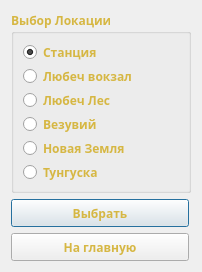
<?xml version="1.0" encoding="UTF-8"?>
<ui version="4.0">
 <class>QuestMap</class>
 <widget class="QDialog" name="QuestMap">
  <property name="geometry">
   <rect>
    <x>0</x>
    <y>0</y>
    <width>202</width>
    <height>272</height>
   </rect>
  </property>
  <property name="minimumSize">
   <size>
    <width>202</width>
    <height>272</height>
   </size>
  </property>
  <property name="maximumSize">
   <size>
    <width>202</width>
    <height>272</height>
   </size>
  </property>
  <property name="windowTitle">
   <string>Выбор Локации</string>
  </property>
  <property name="windowIcon">
   <iconset resource="infoco.qrc">
    <normaloff>:/img/sZOInfo.png</normaloff>:/img/sZOInfo.png</iconset>
  </property>
  <property name="styleSheet">
   <string notr="true">background-image: url(:/img/texture/main_maps.png);</string>
  </property>
  <layout class="QVBoxLayout" name="verticalLayout_2">
   <item>
    <widget class="QGroupBox" name="groupBox">
     <property name="palette">
      <palette>
       <active>
        <colorrole role="WindowText">
         <brush brushstyle="SolidPattern">
          <color alpha="255">
           <red>214</red>
           <green>183</green>
           <blue>67</blue>
          </color>
         </brush>
        </colorrole>
       </active>
       <inactive>
        <colorrole role="WindowText">
         <brush brushstyle="SolidPattern">
          <color alpha="255">
           <red>214</red>
           <green>183</green>
           <blue>67</blue>
          </color>
         </brush>
        </colorrole>
       </inactive>
       <disabled>
        <colorrole role="WindowText">
         <brush brushstyle="SolidPattern">
          <color alpha="255">
           <red>120</red>
           <green>120</green>
           <blue>120</blue>
          </color>
         </brush>
        </colorrole>
       </disabled>
      </palette>
     </property>
     <property name="font">
      <font>
       <family>Segoe Print</family>
       <pointsize>9</pointsize>
       <weight>75</weight>
       <bold>true</bold>
      </font>
     </property>
     <property name="styleSheet">
      <string notr="true">background-image: url(:/img/texture/texture.png);
border-image: url(:/img/texture/texture.png);</string>
     </property>
     <property name="title">
      <string>Выбор Локации</string>
     </property>
     <layout class="QVBoxLayout" name="verticalLayout">
      <item>
       <spacer name="verticalSpacer">
        <property name="orientation">
         <enum>Qt::Vertical</enum>
        </property>
        <property name="sizeHint" stdset="0">
         <size>
          <width>20</width>
          <height>40</height>
         </size>
        </property>
       </spacer>
      </item>
      <item>
       <widget class="QRadioButton" name="rBLoc0">
        <property name="palette">
         <palette>
          <active>
           <colorrole role="WindowText">
            <brush brushstyle="SolidPattern">
             <color alpha="255">
              <red>214</red>
              <green>183</green>
              <blue>67</blue>
             </color>
            </brush>
           </colorrole>
           <colorrole role="Dark">
            <brush brushstyle="SolidPattern">
             <color alpha="255">
              <red>214</red>
              <green>183</green>
              <blue>67</blue>
             </color>
            </brush>
           </colorrole>
           <colorrole role="Text">
            <brush brushstyle="SolidPattern">
             <color alpha="255">
              <red>0</red>
              <green>0</green>
              <blue>0</blue>
             </color>
            </brush>
           </colorrole>
           <colorrole role="ButtonText">
            <brush brushstyle="SolidPattern">
             <color alpha="255">
              <red>0</red>
              <green>0</green>
              <blue>0</blue>
             </color>
            </brush>
           </colorrole>
          </active>
          <inactive>
           <colorrole role="WindowText">
            <brush brushstyle="SolidPattern">
             <color alpha="255">
              <red>214</red>
              <green>183</green>
              <blue>67</blue>
             </color>
            </brush>
           </colorrole>
           <colorrole role="Dark">
            <brush brushstyle="SolidPattern">
             <color alpha="255">
              <red>214</red>
              <green>183</green>
              <blue>67</blue>
             </color>
            </brush>
           </colorrole>
           <colorrole role="Text">
            <brush brushstyle="SolidPattern">
             <color alpha="255">
              <red>0</red>
              <green>0</green>
              <blue>0</blue>
             </color>
            </brush>
           </colorrole>
           <colorrole role="ButtonText">
            <brush brushstyle="SolidPattern">
             <color alpha="255">
              <red>0</red>
              <green>0</green>
              <blue>0</blue>
             </color>
            </brush>
           </colorrole>
          </inactive>
          <disabled>
           <colorrole role="WindowText">
            <brush brushstyle="SolidPattern">
             <color alpha="255">
              <red>214</red>
              <green>183</green>
              <blue>67</blue>
             </color>
            </brush>
           </colorrole>
           <colorrole role="Dark">
            <brush brushstyle="SolidPattern">
             <color alpha="255">
              <red>214</red>
              <green>183</green>
              <blue>67</blue>
             </color>
            </brush>
           </colorrole>
           <colorrole role="Text">
            <brush brushstyle="SolidPattern">
             <color alpha="255">
              <red>214</red>
              <green>183</green>
              <blue>67</blue>
             </color>
            </brush>
           </colorrole>
           <colorrole role="ButtonText">
            <brush brushstyle="SolidPattern">
             <color alpha="255">
              <red>214</red>
              <green>183</green>
              <blue>67</blue>
             </color>
            </brush>
           </colorrole>
          </disabled>
         </palette>
        </property>
        <property name="font">
         <font>
          <family>Segoe Print</family>
          <pointsize>9</pointsize>
          <weight>75</weight>
          <bold>true</bold>
         </font>
        </property>
        <property name="styleSheet">
         <string notr="true"/>
        </property>
        <property name="text">
         <string>Станция</string>
        </property>
        <property name="checked">
         <bool>true</bool>
        </property>
       </widget>
      </item>
      <item>
       <widget class="QRadioButton" name="rBLoc1">
        <property name="palette">
         <palette>
          <active>
           <colorrole role="WindowText">
            <brush brushstyle="SolidPattern">
             <color alpha="255">
              <red>214</red>
              <green>183</green>
              <blue>67</blue>
             </color>
            </brush>
           </colorrole>
           <colorrole role="Dark">
            <brush brushstyle="SolidPattern">
             <color alpha="255">
              <red>214</red>
              <green>183</green>
              <blue>67</blue>
             </color>
            </brush>
           </colorrole>
           <colorrole role="Text">
            <brush brushstyle="SolidPattern">
             <color alpha="255">
              <red>0</red>
              <green>0</green>
              <blue>0</blue>
             </color>
            </brush>
           </colorrole>
           <colorrole role="ButtonText">
            <brush brushstyle="SolidPattern">
             <color alpha="255">
              <red>0</red>
              <green>0</green>
              <blue>0</blue>
             </color>
            </brush>
           </colorrole>
          </active>
          <inactive>
           <colorrole role="WindowText">
            <brush brushstyle="SolidPattern">
             <color alpha="255">
              <red>214</red>
              <green>183</green>
              <blue>67</blue>
             </color>
            </brush>
           </colorrole>
           <colorrole role="Dark">
            <brush brushstyle="SolidPattern">
             <color alpha="255">
              <red>214</red>
              <green>183</green>
              <blue>67</blue>
             </color>
            </brush>
           </colorrole>
           <colorrole role="Text">
            <brush brushstyle="SolidPattern">
             <color alpha="255">
              <red>0</red>
              <green>0</green>
              <blue>0</blue>
             </color>
            </brush>
           </colorrole>
           <colorrole role="ButtonText">
            <brush brushstyle="SolidPattern">
             <color alpha="255">
              <red>0</red>
              <green>0</green>
              <blue>0</blue>
             </color>
            </brush>
           </colorrole>
          </inactive>
          <disabled>
           <colorrole role="WindowText">
            <brush brushstyle="SolidPattern">
             <color alpha="255">
              <red>214</red>
              <green>183</green>
              <blue>67</blue>
             </color>
            </brush>
           </colorrole>
           <colorrole role="Dark">
            <brush brushstyle="SolidPattern">
             <color alpha="255">
              <red>214</red>
              <green>183</green>
              <blue>67</blue>
             </color>
            </brush>
           </colorrole>
           <colorrole role="Text">
            <brush brushstyle="SolidPattern">
             <color alpha="255">
              <red>214</red>
              <green>183</green>
              <blue>67</blue>
             </color>
            </brush>
           </colorrole>
           <colorrole role="ButtonText">
            <brush brushstyle="SolidPattern">
             <color alpha="255">
              <red>214</red>
              <green>183</green>
              <blue>67</blue>
             </color>
            </brush>
           </colorrole>
          </disabled>
         </palette>
        </property>
        <property name="font">
         <font>
          <family>Segoe Print</family>
          <pointsize>9</pointsize>
          <weight>75</weight>
          <bold>true</bold>
         </font>
        </property>
        <property name="styleSheet">
         <string notr="true"/>
        </property>
        <property name="text">
         <string>Любеч вокзал</string>
        </property>
       </widget>
      </item>
      <item>
       <widget class="QRadioButton" name="rBLoc2">
        <property name="palette">
         <palette>
          <active>
           <colorrole role="WindowText">
            <brush brushstyle="SolidPattern">
             <color alpha="255">
              <red>214</red>
              <green>183</green>
              <blue>67</blue>
             </color>
            </brush>
           </colorrole>
           <colorrole role="Dark">
            <brush brushstyle="SolidPattern">
             <color alpha="255">
              <red>214</red>
              <green>183</green>
              <blue>67</blue>
             </color>
            </brush>
           </colorrole>
           <colorrole role="Text">
            <brush brushstyle="SolidPattern">
             <color alpha="255">
              <red>0</red>
              <green>0</green>
              <blue>0</blue>
             </color>
            </brush>
           </colorrole>
           <colorrole role="ButtonText">
            <brush brushstyle="SolidPattern">
             <color alpha="255">
              <red>0</red>
              <green>0</green>
              <blue>0</blue>
             </color>
            </brush>
           </colorrole>
          </active>
          <inactive>
           <colorrole role="WindowText">
            <brush brushstyle="SolidPattern">
             <color alpha="255">
              <red>214</red>
              <green>183</green>
              <blue>67</blue>
             </color>
            </brush>
           </colorrole>
           <colorrole role="Dark">
            <brush brushstyle="SolidPattern">
             <color alpha="255">
              <red>214</red>
              <green>183</green>
              <blue>67</blue>
             </color>
            </brush>
           </colorrole>
           <colorrole role="Text">
            <brush brushstyle="SolidPattern">
             <color alpha="255">
              <red>0</red>
              <green>0</green>
              <blue>0</blue>
             </color>
            </brush>
           </colorrole>
           <colorrole role="ButtonText">
            <brush brushstyle="SolidPattern">
             <color alpha="255">
              <red>0</red>
              <green>0</green>
              <blue>0</blue>
             </color>
            </brush>
           </colorrole>
          </inactive>
          <disabled>
           <colorrole role="WindowText">
            <brush brushstyle="SolidPattern">
             <color alpha="255">
              <red>214</red>
              <green>183</green>
              <blue>67</blue>
             </color>
            </brush>
           </colorrole>
           <colorrole role="Dark">
            <brush brushstyle="SolidPattern">
             <color alpha="255">
              <red>214</red>
              <green>183</green>
              <blue>67</blue>
             </color>
            </brush>
           </colorrole>
           <colorrole role="Text">
            <brush brushstyle="SolidPattern">
             <color alpha="255">
              <red>214</red>
              <green>183</green>
              <blue>67</blue>
             </color>
            </brush>
           </colorrole>
           <colorrole role="ButtonText">
            <brush brushstyle="SolidPattern">
             <color alpha="255">
              <red>214</red>
              <green>183</green>
              <blue>67</blue>
             </color>
            </brush>
           </colorrole>
          </disabled>
         </palette>
        </property>
        <property name="font">
         <font>
          <family>Segoe Print</family>
          <pointsize>9</pointsize>
          <weight>75</weight>
          <bold>true</bold>
         </font>
        </property>
        <property name="text">
         <string>Любеч Лес</string>
        </property>
       </widget>
      </item>
      <item>
       <widget class="QRadioButton" name="rBLoc3">
        <property name="palette">
         <palette>
          <active>
           <colorrole role="WindowText">
            <brush brushstyle="SolidPattern">
             <color alpha="255">
              <red>214</red>
              <green>183</green>
              <blue>67</blue>
             </color>
            </brush>
           </colorrole>
           <colorrole role="Dark">
            <brush brushstyle="SolidPattern">
             <color alpha="255">
              <red>214</red>
              <green>183</green>
              <blue>67</blue>
             </color>
            </brush>
           </colorrole>
           <colorrole role="Text">
            <brush brushstyle="SolidPattern">
             <color alpha="255">
              <red>0</red>
              <green>0</green>
              <blue>0</blue>
             </color>
            </brush>
           </colorrole>
           <colorrole role="ButtonText">
            <brush brushstyle="SolidPattern">
             <color alpha="255">
              <red>0</red>
              <green>0</green>
              <blue>0</blue>
             </color>
            </brush>
           </colorrole>
          </active>
          <inactive>
           <colorrole role="WindowText">
            <brush brushstyle="SolidPattern">
             <color alpha="255">
              <red>214</red>
              <green>183</green>
              <blue>67</blue>
             </color>
            </brush>
           </colorrole>
           <colorrole role="Dark">
            <brush brushstyle="SolidPattern">
             <color alpha="255">
              <red>214</red>
              <green>183</green>
              <blue>67</blue>
             </color>
            </brush>
           </colorrole>
           <colorrole role="Text">
            <brush brushstyle="SolidPattern">
             <color alpha="255">
              <red>0</red>
              <green>0</green>
              <blue>0</blue>
             </color>
            </brush>
           </colorrole>
           <colorrole role="ButtonText">
            <brush brushstyle="SolidPattern">
             <color alpha="255">
              <red>0</red>
              <green>0</green>
              <blue>0</blue>
             </color>
            </brush>
           </colorrole>
          </inactive>
          <disabled>
           <colorrole role="WindowText">
            <brush brushstyle="SolidPattern">
             <color alpha="255">
              <red>214</red>
              <green>183</green>
              <blue>67</blue>
             </color>
            </brush>
           </colorrole>
           <colorrole role="Dark">
            <brush brushstyle="SolidPattern">
             <color alpha="255">
              <red>214</red>
              <green>183</green>
              <blue>67</blue>
             </color>
            </brush>
           </colorrole>
           <colorrole role="Text">
            <brush brushstyle="SolidPattern">
             <color alpha="255">
              <red>214</red>
              <green>183</green>
              <blue>67</blue>
             </color>
            </brush>
           </colorrole>
           <colorrole role="ButtonText">
            <brush brushstyle="SolidPattern">
             <color alpha="255">
              <red>214</red>
              <green>183</green>
              <blue>67</blue>
             </color>
            </brush>
           </colorrole>
          </disabled>
         </palette>
        </property>
        <property name="font">
         <font>
          <family>Segoe Print</family>
          <pointsize>9</pointsize>
          <weight>75</weight>
          <bold>true</bold>
         </font>
        </property>
        <property name="text">
         <string>Везувий</string>
        </property>
       </widget>
      </item>
      <item>
       <widget class="QRadioButton" name="rBLoc4">
        <property name="palette">
         <palette>
          <active>
           <colorrole role="WindowText">
            <brush brushstyle="SolidPattern">
             <color alpha="255">
              <red>214</red>
              <green>183</green>
              <blue>67</blue>
             </color>
            </brush>
           </colorrole>
           <colorrole role="Dark">
            <brush brushstyle="SolidPattern">
             <color alpha="255">
              <red>214</red>
              <green>183</green>
              <blue>67</blue>
             </color>
            </brush>
           </colorrole>
           <colorrole role="Text">
            <brush brushstyle="SolidPattern">
             <color alpha="255">
              <red>0</red>
              <green>0</green>
              <blue>0</blue>
             </color>
            </brush>
           </colorrole>
           <colorrole role="ButtonText">
            <brush brushstyle="SolidPattern">
             <color alpha="255">
              <red>0</red>
              <green>0</green>
              <blue>0</blue>
             </color>
            </brush>
           </colorrole>
          </active>
          <inactive>
           <colorrole role="WindowText">
            <brush brushstyle="SolidPattern">
             <color alpha="255">
              <red>214</red>
              <green>183</green>
              <blue>67</blue>
             </color>
            </brush>
           </colorrole>
           <colorrole role="Dark">
            <brush brushstyle="SolidPattern">
             <color alpha="255">
              <red>214</red>
              <green>183</green>
              <blue>67</blue>
             </color>
            </brush>
           </colorrole>
           <colorrole role="Text">
            <brush brushstyle="SolidPattern">
             <color alpha="255">
              <red>0</red>
              <green>0</green>
              <blue>0</blue>
             </color>
            </brush>
           </colorrole>
           <colorrole role="ButtonText">
            <brush brushstyle="SolidPattern">
             <color alpha="255">
              <red>0</red>
              <green>0</green>
              <blue>0</blue>
             </color>
            </brush>
           </colorrole>
          </inactive>
          <disabled>
           <colorrole role="WindowText">
            <brush brushstyle="SolidPattern">
             <color alpha="255">
              <red>214</red>
              <green>183</green>
              <blue>67</blue>
             </color>
            </brush>
           </colorrole>
           <colorrole role="Dark">
            <brush brushstyle="SolidPattern">
             <color alpha="255">
              <red>214</red>
              <green>183</green>
              <blue>67</blue>
             </color>
            </brush>
           </colorrole>
           <colorrole role="Text">
            <brush brushstyle="SolidPattern">
             <color alpha="255">
              <red>214</red>
              <green>183</green>
              <blue>67</blue>
             </color>
            </brush>
           </colorrole>
           <colorrole role="ButtonText">
            <brush brushstyle="SolidPattern">
             <color alpha="255">
              <red>214</red>
              <green>183</green>
              <blue>67</blue>
             </color>
            </brush>
           </colorrole>
          </disabled>
         </palette>
        </property>
        <property name="font">
         <font>
          <family>Segoe Print</family>
          <pointsize>9</pointsize>
          <weight>75</weight>
          <bold>true</bold>
         </font>
        </property>
        <property name="text">
         <string>Новая Земля</string>
        </property>
       </widget>
      </item>
      <item>
       <widget class="QRadioButton" name="rBLoc5">
        <property name="palette">
         <palette>
          <active>
           <colorrole role="WindowText">
            <brush brushstyle="SolidPattern">
             <color alpha="255">
              <red>214</red>
              <green>183</green>
              <blue>67</blue>
             </color>
            </brush>
           </colorrole>
           <colorrole role="Dark">
            <brush brushstyle="SolidPattern">
             <color alpha="255">
              <red>214</red>
              <green>183</green>
              <blue>67</blue>
             </color>
            </brush>
           </colorrole>
           <colorrole role="Text">
            <brush brushstyle="SolidPattern">
             <color alpha="255">
              <red>0</red>
              <green>0</green>
              <blue>0</blue>
             </color>
            </brush>
           </colorrole>
           <colorrole role="ButtonText">
            <brush brushstyle="SolidPattern">
             <color alpha="255">
              <red>0</red>
              <green>0</green>
              <blue>0</blue>
             </color>
            </brush>
           </colorrole>
          </active>
          <inactive>
           <colorrole role="WindowText">
            <brush brushstyle="SolidPattern">
             <color alpha="255">
              <red>214</red>
              <green>183</green>
              <blue>67</blue>
             </color>
            </brush>
           </colorrole>
           <colorrole role="Dark">
            <brush brushstyle="SolidPattern">
             <color alpha="255">
              <red>214</red>
              <green>183</green>
              <blue>67</blue>
             </color>
            </brush>
           </colorrole>
           <colorrole role="Text">
            <brush brushstyle="SolidPattern">
             <color alpha="255">
              <red>0</red>
              <green>0</green>
              <blue>0</blue>
             </color>
            </brush>
           </colorrole>
           <colorrole role="ButtonText">
            <brush brushstyle="SolidPattern">
             <color alpha="255">
              <red>0</red>
              <green>0</green>
              <blue>0</blue>
             </color>
            </brush>
           </colorrole>
          </inactive>
          <disabled>
           <colorrole role="WindowText">
            <brush brushstyle="SolidPattern">
             <color alpha="255">
              <red>214</red>
              <green>183</green>
              <blue>67</blue>
             </color>
            </brush>
           </colorrole>
           <colorrole role="Dark">
            <brush brushstyle="SolidPattern">
             <color alpha="255">
              <red>214</red>
              <green>183</green>
              <blue>67</blue>
             </color>
            </brush>
           </colorrole>
           <colorrole role="Text">
            <brush brushstyle="SolidPattern">
             <color alpha="255">
              <red>214</red>
              <green>183</green>
              <blue>67</blue>
             </color>
            </brush>
           </colorrole>
           <colorrole role="ButtonText">
            <brush brushstyle="SolidPattern">
             <color alpha="255">
              <red>214</red>
              <green>183</green>
              <blue>67</blue>
             </color>
            </brush>
           </colorrole>
          </disabled>
         </palette>
        </property>
        <property name="font">
         <font>
          <family>Segoe Print</family>
          <pointsize>9</pointsize>
          <weight>75</weight>
          <bold>true</bold>
         </font>
        </property>
        <property name="text">
         <string>Тунгуска</string>
        </property>
       </widget>
      </item>
     </layout>
    </widget>
   </item>
   <item>
    <widget class="QPushButton" name="ButtonAccept">
     <property name="minimumSize">
      <size>
       <width>178</width>
       <height>28</height>
      </size>
     </property>
     <property name="maximumSize">
      <size>
       <width>178</width>
       <height>28</height>
      </size>
     </property>
     <property name="palette">
      <palette>
       <active>
        <colorrole role="ButtonText">
         <brush brushstyle="SolidPattern">
          <color alpha="255">
           <red>214</red>
           <green>183</green>
           <blue>67</blue>
          </color>
         </brush>
        </colorrole>
       </active>
       <inactive>
        <colorrole role="ButtonText">
         <brush brushstyle="SolidPattern">
          <color alpha="255">
           <red>214</red>
           <green>183</green>
           <blue>67</blue>
          </color>
         </brush>
        </colorrole>
       </inactive>
       <disabled>
        <colorrole role="ButtonText">
         <brush brushstyle="SolidPattern">
          <color alpha="255">
           <red>120</red>
           <green>120</green>
           <blue>120</blue>
          </color>
         </brush>
        </colorrole>
       </disabled>
      </palette>
     </property>
     <property name="font">
      <font>
       <family>Segoe Print</family>
       <pointsize>9</pointsize>
       <weight>75</weight>
       <bold>true</bold>
      </font>
     </property>
     <property name="cursor">
      <cursorShape>PointingHandCursor</cursorShape>
     </property>
     <property name="styleSheet">
      <string notr="true">background-image: url(:/img/texture/defaultBtnLarge.tga);
border-image: url(:/img/texture/texture.png);</string>
     </property>
     <property name="text">
      <string>Выбрать</string>
     </property>
    </widget>
   </item>
   <item>
    <widget class="QPushButton" name="ButtonBack">
     <property name="minimumSize">
      <size>
       <width>178</width>
       <height>28</height>
      </size>
     </property>
     <property name="maximumSize">
      <size>
       <width>178</width>
       <height>28</height>
      </size>
     </property>
     <property name="palette">
      <palette>
       <active>
        <colorrole role="ButtonText">
         <brush brushstyle="SolidPattern">
          <color alpha="255">
           <red>214</red>
           <green>183</green>
           <blue>67</blue>
          </color>
         </brush>
        </colorrole>
       </active>
       <inactive>
        <colorrole role="ButtonText">
         <brush brushstyle="SolidPattern">
          <color alpha="255">
           <red>214</red>
           <green>183</green>
           <blue>67</blue>
          </color>
         </brush>
        </colorrole>
       </inactive>
       <disabled>
        <colorrole role="ButtonText">
         <brush brushstyle="SolidPattern">
          <color alpha="255">
           <red>120</red>
           <green>120</green>
           <blue>120</blue>
          </color>
         </brush>
        </colorrole>
       </disabled>
      </palette>
     </property>
     <property name="font">
      <font>
       <family>Segoe Print</family>
       <pointsize>9</pointsize>
       <weight>75</weight>
       <bold>true</bold>
      </font>
     </property>
     <property name="cursor">
      <cursorShape>PointingHandCursor</cursorShape>
     </property>
     <property name="styleSheet">
      <string notr="true">background-image: url(:/img/texture/defaultBtnLarge.tga);
border-image: url(:/img/texture/texture.png);</string>
     </property>
     <property name="text">
      <string>На главную</string>
     </property>
    </widget>
   </item>
  </layout>
 </widget>
 <resources>
  <include location="infoco.qrc"/>
 </resources>
 <connections/>
</ui>
